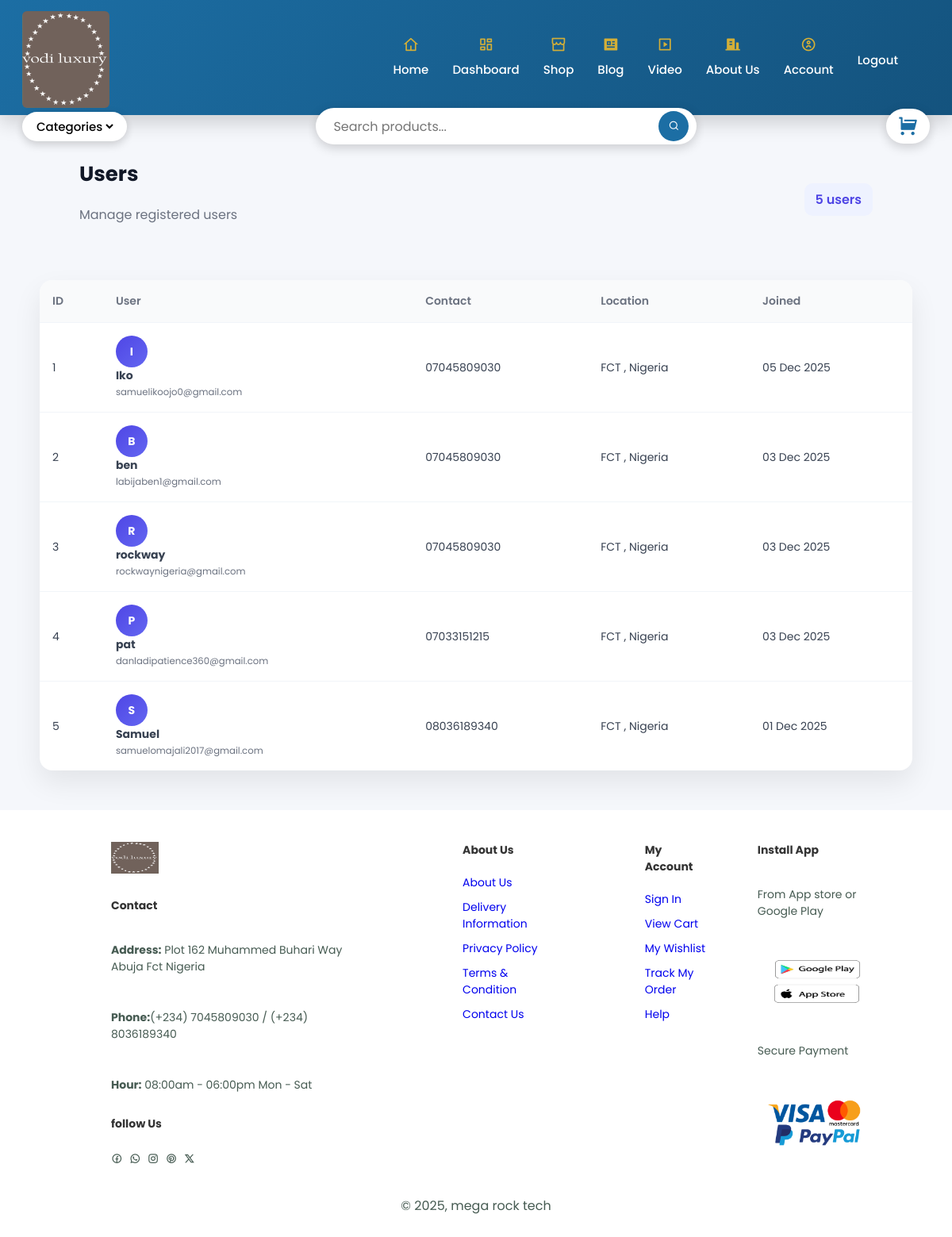
The app's page /admin/users (signed in) with its own data.
### model.py (models this page shows, shortened)
class User(db.Model, UserMixin):
    id = db.Column(db.Integer, primary_key=True)
    username = db.Column(db.String(250), nullable=False)
    email = db.Column(db.String(250), unique=True)
    password_hash = db.Column(db.String(250), nullable=False)
    phone = db.Column(db.String(20))
    address = db.Column(db.String(255))
    country = db.Column(db.String(25))
    state = db.Column(db.String(25))
    note = db.Column(db.String(255))
    date_joined = db.Column(db.DateTime, default=datetime.now)
    cart_items = db.relationship('Cart', backref=db.backref('user', lazy=True))
    order_items = db.relationship('OrderItem', backref=db.backref('user', lazy=True))
    orders = db.relationship('Order', backref=db.backref('user', lazy=True))
    blogs = db.relationship('BlogPost', backref=db.backref('user', lazy=True))
    videos = db.relationship('Video', backref='user', lazy=True, cascade="all, delete-orphan")
    @property
    def password(self):
        raise AttributeError('password is not a readable attribute')

### main.py (the view)
@app.route("/admin/users")
@login_required
def admin_users():
    users = User.query.order_by(User.date_joined.desc()).all()
    total_users = User.query.count()
    return render_template(
        "admin_users.html",
        users=users,
        total_users=total_users
    )

### main.py (called while the page is built)
@login_manager.user_loader
def load_user(user_id):
    return db.get_or_404(User, user_id)

@app.context_processor
def utility_processor():
    def whatsapp_link(video):
        full_url = request.url_root[:-1] + url_for('view_video', video_id=video.id)
        text = f"Hello, I like this outfit, can you make it for me?: {video.title} ({full_url})"
        return f"{video.contact_url}?text={text}"
    return dict(whatsapp_link=whatsapp_link)

### templates/admin_users.html
{% block content %}
{% include "header.html" %}
<section id="users-page">
    <div class="users-header">
        <div>
            <h2>Users</h2>
            <p>Manage registered users</p>
        </div>
        <span class="users-count">{{ total_users }} users</span>
    </div>
    <div class="users-table-wrapper">
        <table class="users-table">
            <thead>
                <tr>
                    <th>ID</th>
                    <th>User</th>
                    <th>Contact</th>
                    <th>Location</th>
                    <th>Joined</th>
                </tr>
            </thead>
            <tbody>
                {% for user in users %}
                <tr>
                    <td>{{ loop.index }}</td>
                    <td class="user-info">
                        <div class="avatar">
                            {{ user.username[0]|upper }}
                        </div>
                        <div>
                            <strong>{{ user.username }}</strong>
                            <small>{{ user.email }}</small>
                        </div>
                    </td>
                    <td>
                        <span>{{ user.phone or "—" }}</span>
                    </td>
                    <td>
                        <span>
                            {{ user.state or "" }}
                            {% if user.state and user.country %}, {% endif %}
                            {{ user.country or "—" }}
                        </span>
                    </td>
                    <td>
                        {{ user.date_joined.strftime('%d %b %Y') }}
                    </td>
                </tr>
                {% else %}
                <tr>
                    <td colspan="5" class="empty">
                        No users found
                    </td>
                </tr>
                {% endfor %}
            </tbody>
        </table>
    </div>
</section>
{% include "footer.html"%}{% endblock %}

### static/css/style.css (style rules this page uses)
* { margin: 0; padding: 0; box-sizing: border-box; font-family: 'poppins', sans-serif; }
body { width: 100%; color: #333; }
p { font-size: 16px; color: #465b52; padding: 15px 0 20px 0; }
:root { --primary: #1C6EA4; --primary-dark: #14537e; --accent: #d4af37; --white: #ffffff; --soft-shadow: rgba(0, 0, 0, 0.18); }
#users-page { background: #f5f7fb; margin-top: 100px; padding: 50px; min-height: 100vh; font-family: "Inter", sans-serif; }
.users-header { display: flex; justify-content: space-between; align-items: center; margin: 50px; }
.users-header h2 { font-size: 26px; font-weight: 700; color: #111827; }
.users-header p { color: #6b7280; margin-top: 4px; }
.users-count { background: #eef2ff; color: #4f46e5; padding: 8px 14px; border-radius: 10px; font-weight: 600; }
.users-table-wrapper { background: #fff; border-radius: 16px; overflow: hidden; box-shadow: 0 15px 35px rgba(0,0,0,0.08); }
.users-table { width: 100%; border-collapse: collapse; }
.users-table thead { background: #f9fafb; }
.users-table th { text-align: left; padding: 16px; font-size: 14px; color: #6b7280; font-weight: 600; }
.users-table td { padding: 16px; border-top: 1px solid #f1f5f9; font-size: 14px; color: #374151; }
.avatar { width: 40px; height: 40px; background: linear-gradient(135deg, #4f46e5, #6366f1); color: #fff; border-radius: 50%; display: flex; align-items: center; justify-content: center; font-weight: 700; }
.user-info small { display: block; color: #6b7280; margin-top: 2px; }

### records on screen
User: username "I", username "Iko", email "samuelikoojo0@gmail.com", phone "07045809030", state "FCT", country "Nigeria", date_joined "05 Dec 2025"
User: username "B", username "ben", email "labijaben1@gmail.com", phone "07045809030", state "FCT", country "Nigeria", date_joined "03 Dec 2025"
User: username "R", username "rockway", email "rockwaynigeria@gmail.com", phone "07045809030", state "FCT", country "Nigeria", date_joined "03 Dec 2025"
User: username "P", username "pat", email "danladipatience360@gmail.com", phone "07033151215", state "FCT", country "Nigeria", date_joined "03 Dec 2025"
User: username "S", username "Samuel", email "samuelomajali2017@gmail.com", phone "08036189340", state "FCT", country "Nigeria", date_joined "01 Dec 2025"

### other values on screen
{{ total_users }} "5"
